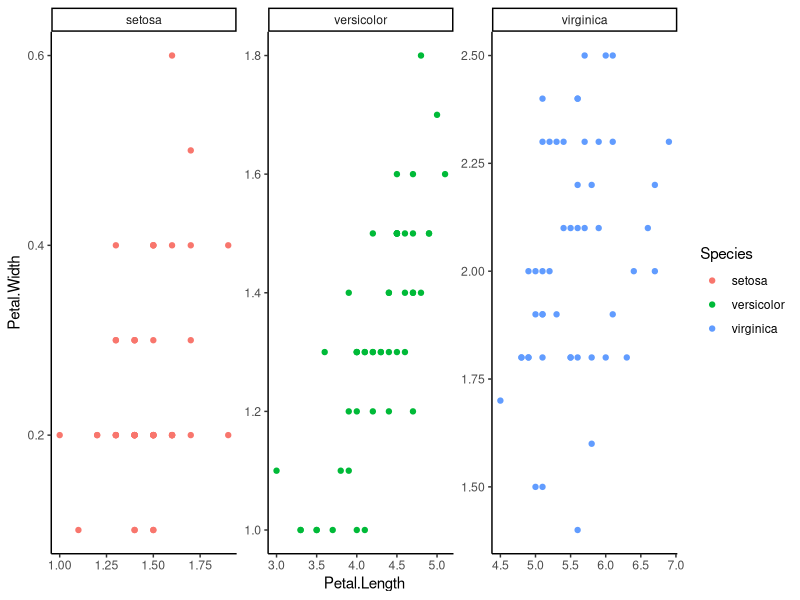

Source code (R):
## ---- chunk 1
knitr::opts_chunk$set(echo = TRUE)

library(tidyverse)
## ---- chunk 2
iris_graph <- ggplot(iris, aes(x= Petal.Length, y = Petal.Width)) +
  geom_point(aes(color = Species)) +
  theme_classic() +
  facet_wrap(~ Species, scales = "free") 
  
iris_graph
